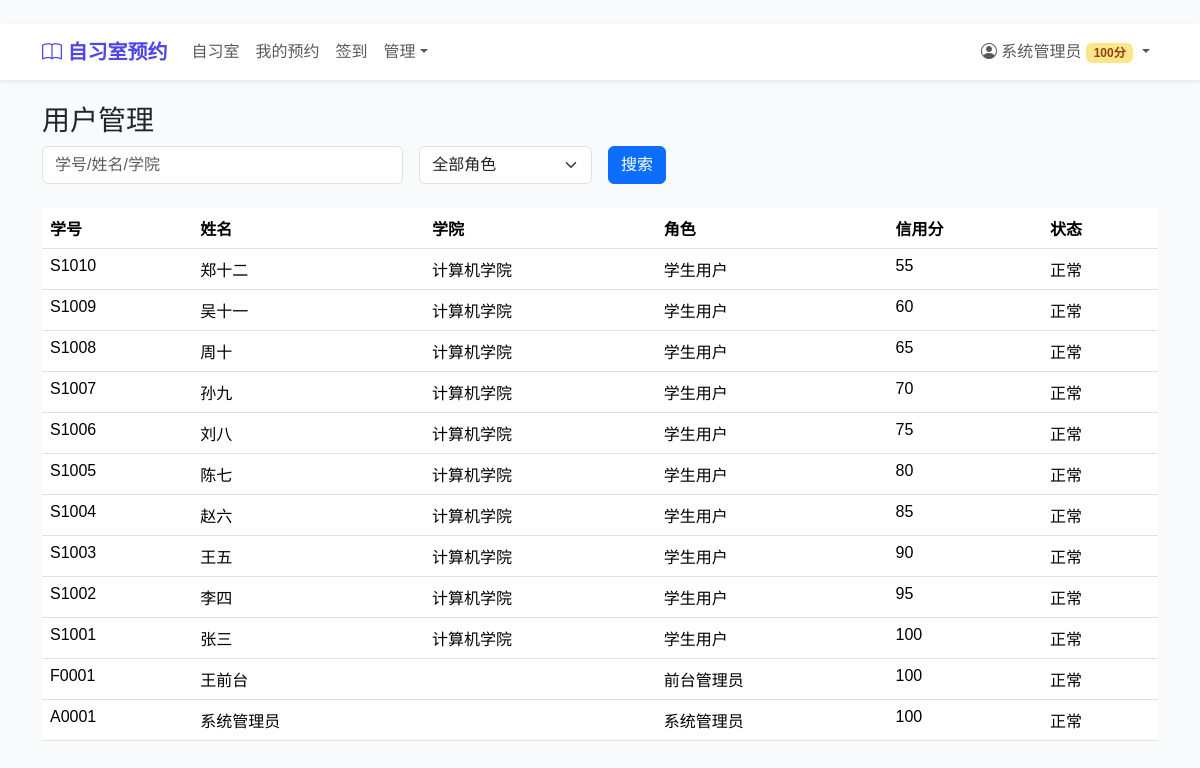
The page /users/manage/ (signed in) on the database its author committed.
### apps/users/models.py (models this page shows, shortened)
class User(AbstractUser):
    ROLE_CHOICES = (
        ("admin", "系统管理员"),
        ("front_desk", "前台管理员"),
        ("student", "学生用户"),
    )
    STATUS_CHOICES = (
        ("active", "正常"),
        ("frozen", "冻结"),
        ("banned", "黑名单"),
        ("deleted", "注销"),
    )
    student_id = models.CharField("学号/工号", max_length=30, unique=True, db_index=True)
    phone = models.CharField("手机号", max_length=20, blank=True, default="")
    college = models.CharField("学院", max_length=100, blank=True, default="")
    major = models.CharField("专业", max_length=100, blank=True, default="")
    grade = models.CharField("年级", max_length=20, blank=True, default="")
    role = models.CharField("角色", max_length=20, choices=ROLE_CHOICES, default="student")
    credit_score = models.IntegerField("信用积分", default=100, db_index=True)
    status = models.CharField("账户状态", max_length=20, choices=STATUS_CHOICES, default="active")
    avatar = models.ImageField("头像", upload_to="avatars/", blank=True)
    class Meta:
        db_table = "bs_user"
        verbose_name = "用户"
        verbose_name_plural = verbose_name
        ordering = ["-date_joined"]

### apps/users/views.py (the view, shortened to what this page needs)
# urls.py: path("manage/", views.UserListView.as_view(), name="user_list"),
class UserListView(SuperAdminRequiredMixin, LoginRequiredMixin, ListView):
    model = User
    template_name = "users/user_list.html"
    context_object_name = "users"
    paginate_by = 20
    def get_queryset(self):
        qs = super().get_queryset()
        search = self.request.GET.get("search", "")
        role = self.request.GET.get("role", "")
        status = self.request.GET.get("status", "")
        if role:
            qs = qs.filter(role=role)
        if status:
            qs = qs.filter(status=status)
        return qs
    def get_context_data(self, **kwargs):
        ctx = super().get_context_data(**kwargs)
        ctx["search"] = self.request.GET.get("search", "")
        ctx["role_filter"] = self.request.GET.get("role", "")
        ctx["status_filter"] = self.request.GET.get("status", "")
        return ctx

### apps/users/views.py (called while the page is built)
    def test_func(self):
        return self.request.user.is_authenticated and self.request.user.role == "admin"

### templates/users/user_list.html (shortened to what this page needs)
﻿{% extends 'base.html' %}{% block title %}用户管理{% endblock %}
{% block content %}
<h3>用户管理</h3>
<form class="row g-3 mb-4" method="get">
  <div class="col-md-4"><input type="text" name="search" class="form-control" placeholder="学号/姓名/学院" value="{{ search }}"></div>
  <div class="col-md-2"><select name="role" class="form-select"><option value="">全部角色</option></select></div>
  <div class="col-md-2"><button type="submit" class="btn btn-primary">搜索</button></div>
</form>
<table class="table table-hover"><thead><tr><th>学号</th><th>姓名</th><th>学院</th><th>角色</th><th>信用分</th><th>状态</th></tr></thead><tbody>
{% for u in users %}
<tr><td>{{ u.student_id }}</td><td>{{ u.last_name }}{{ u.first_name }}</td><td>{{ u.college }}</td><td>{{ u.get_role_display }}</td><td>{{ u.credit_score }}</td><td>{{ u.get_status_display }}</td></tr>
{% endfor %}</tbody></table>
{% endblock %}

### templates/base.html (shortened to what this page needs)
﻿{% load static %}<!DOCTYPE html>
<html lang="zh-CN">
<head>
    <link href="https://cdn.jsdelivr.net/npm/bootstrap@5.3.3/dist/css/bootstrap.min.css" rel="stylesheet">
    <link href="https://cdn.jsdelivr.net/npm/bootstrap-icons@1.11.3/font/bootstrap-icons.css" rel="stylesheet">
</head>
<body>
<nav class="navbar navbar-expand-lg navbar-light bg-white shadow-sm sticky-top">
  <div class="container">
    <a class="navbar-brand" href="/"><i class="bi bi-book"></i> 自习室预约</a>
    <div class="collapse navbar-collapse" id="navbarNav">
      <ul class="navbar-nav me-auto">
        <li class="nav-item"><a class="nav-link" href="{% url 'room_list' %}">自习室</a></li>
        {% if user.is_authenticated %}
        <li class="nav-item"><a class="nav-link" href="{% url 'my_reservations' %}">我的预约</a></li>
        <li class="nav-item"><a class="nav-link" href="{% url 'checkin_qr' %}">签到</a></li>
        {% if user.role == 'admin' %}
        <li class="nav-item dropdown">
          <a class="nav-link dropdown-toggle" href="#" data-bs-toggle="dropdown">管理</a>
        </li>
        {% endif %}
        {% endif %}
      </ul>
      <ul class="navbar-nav">
        {% if user.is_authenticated %}
        <li class="nav-item dropdown">
          <a class="nav-link dropdown-toggle" href="#" data-bs-toggle="dropdown">
            <i class="bi bi-person-circle"></i> {{ user.last_name }}{{ user.first_name }}
            <span class="badge
              {% if user.credit_score >= 120 %}badge-diamond
              {% elif user.credit_score >= 100 %}badge-gold
              {% elif user.credit_score >= 60 %}badge-normal
              {% elif user.credit_score >= 30 %}badge-restricted
              {% else %}badge-frozen{% endif %}">{{ user.credit_score }}分</span>
          </a>
        </li>
        {% else %}
        <li class="nav-item"><a class="nav-link" href="{% url 'login' %}">登录</a></li>
        <li class="nav-item"><a class="btn btn-primary btn-sm ms-2 mt-1" href="{% url 'register' %}">注册</a></li>
        {% endif %}
      </ul>
    </div>
  </div>
</nav>
<main class="container mt-4">{% block content %}{% endblock %}</main>
</body>
</html>

### templates/base.html (style rules this page uses)
:root { --primary: #4f46e5; --success: #10b981; --warning: #f59e0b; --danger: #ef4444; --bg: #f8fafc; }
body { background: var(--bg); font-family: "PingFang SC","Microsoft YaHei",sans-serif; }
.navbar-brand { font-weight: 700; color: var(--primary) !important; }
.badge-gold { background:#fde68a;color:#92400e }

### rows shown on the page
User: last_name "系统", first_name "管理员", credit_score "100", student_id "A0001", role "系统管理员", status "正常"
User: student_id "S1010", last_name "郑", first_name "十二", college "计算机学院", role "学生用户", credit_score "55", status "正常"
User: student_id "S1009", last_name "吴", first_name "十一", college "计算机学院", role "学生用户", credit_score "60", status "正常"
User: student_id "S1008", last_name "周", first_name "十", college "计算机学院", role "学生用户", credit_score "65", status "正常"
User: student_id "S1007", last_name "孙", first_name "九", college "计算机学院", role "学生用户", credit_score "70", status "正常"
User: student_id "S1006", last_name "刘", first_name "八", college "计算机学院", role "学生用户", credit_score "75", status "正常"
User: student_id "S1005", last_name "陈", first_name "七", college "计算机学院", role "学生用户", credit_score "80", status "正常"
User: student_id "S1004", last_name "赵", first_name "六", college "计算机学院", role "学生用户", credit_score "85", status "正常"
User: student_id "S1003", last_name "王", first_name "五", college "计算机学院", role "学生用户", credit_score "90", status "正常"
User: student_id "S1002", last_name "李", first_name "四", college "计算机学院", role "学生用户", credit_score "95", status "正常"
User: student_id "S1001", last_name "张", first_name "三", college "计算机学院", role "学生用户", credit_score "100", status "正常"
User: student_id "F0001", last_name "王", first_name "前台", role "前台管理员", credit_score "100", status "正常"
